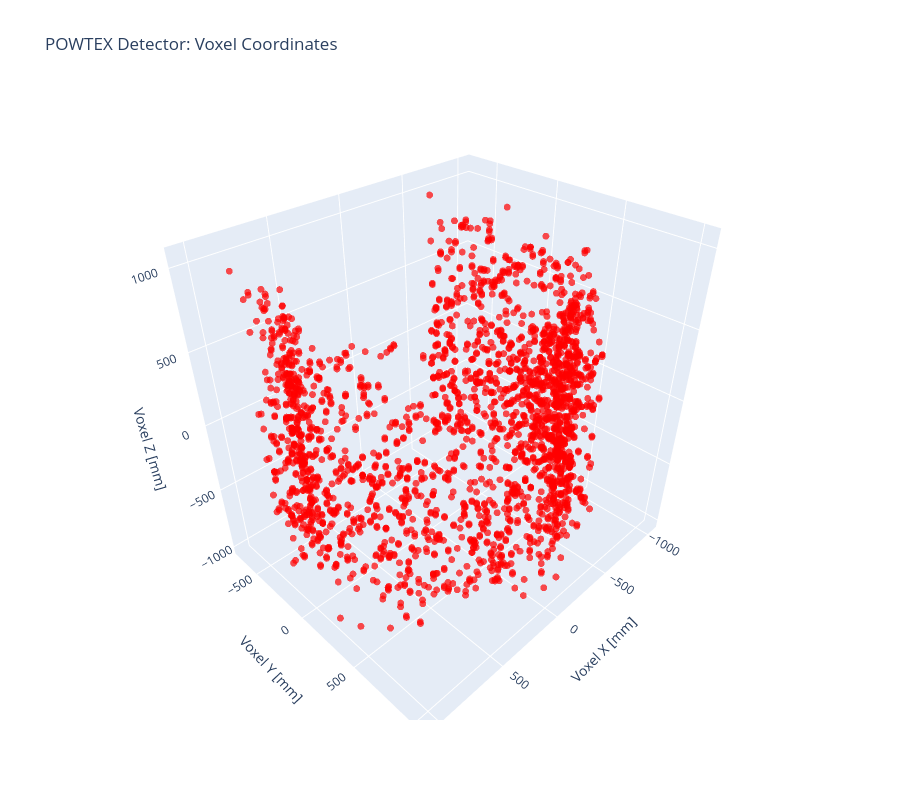

The notebook cell saved with this chart:
### Markdown cell above
## 5. Create 3D Plot of Voxel Coordinates

### Code cell
# Create 3D scatter plot for voxel coordinates
fig_voxel = go.Figure(data=[go.Scatter3d(
    x=voxel_x,
    y=voxel_y,
    z=voxel_z,
    mode='markers',
    marker=dict(
        size=4,
        color='red',
        opacity=0.7,
        line=dict(width=0)
    ),
    text=[f"Event {i}<br>voxel_x: {voxel_x[i]:.2f}<br>voxel_y: {voxel_y[i]:.2f}<br>voxel_z: {voxel_z[i]:.2f}" 
          for i in range(len(voxel_x))],
    hovertemplate='%{text}<extra></extra>',
    name='Voxel Coordinate'
)])

fig_voxel.update_layout(
    title='POWTEX Detector: Voxel Coordinates',
    scene=dict(
        xaxis_title='Voxel X [mm]',
        yaxis_title='Voxel Y [mm]',
        zaxis_title='Voxel Z [mm]',
        aspectmode='data'
    ),
    width=900,
    height=800,
    hovermode='closest'
)

fig_voxel.show()

### Figure 1 — Plotly figure (JSON) as saved in the notebook; plotly's stock layout.template omitted (floating-point values rounded to 4 significant figures; data arrays with more than 128 entries replaced by an {"elided": "..."} marker saying what was removed)
{"data": [{"hovertemplate": "%{text}<extra></extra>", "marker": {"color": "red", "line": {"width": 0}, "opacity": 0.7, "size": 4}, "mode": "markers", "name": "Voxel Coordinate", "text": {"elided": "2544 str values"}, "type": "scatter3d", "x": {"elided": "2544 float values"}, "y": {"elided": "2544 float values"}, "z": {"elided": "2544 float values"}}], "layout": {"height": 800, "hovermode": "closest", "scene": {"aspectmode": "data", "xaxis": {"title": {"text": "Voxel X [mm]"}}, "yaxis": {"title": {"text": "Voxel Y [mm]"}}, "zaxis": {"title": {"text": "Voxel Z [mm]"}}}, "title": {"text": "POWTEX Detector: Voxel Coordinates"}, "width": 900}}
